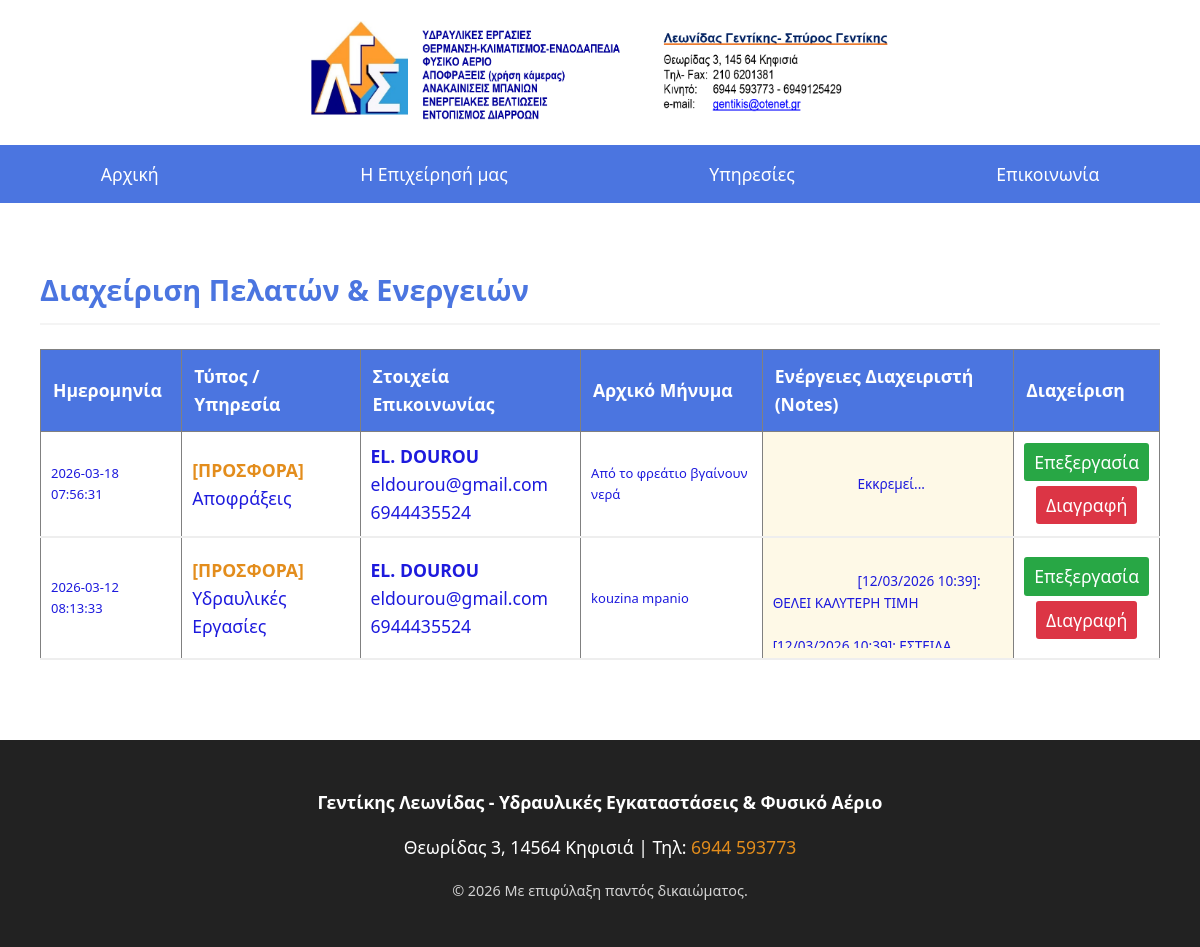
The app's page /admin/dashboard with its own data.
### tables this page shows
CREATE TABLE leads (
            id INTEGER PRIMARY KEY AUTOINCREMENT,
            name TEXT NOT NULL,
            email TEXT NOT NULL,
            phone TEXT,
            service TEXT,
            message TEXT,
            notes TEXT DEFAULT '', -- Για τις ενέργειες του διαχειριστή
            timestamp DATETIME DEFAULT CURRENT_TIMESTAMP
        );

### app.py (the view)
@app.route('/admin/dashboard')
def admin_dashboard():
    conn = sqlite3.connect('database.db')
    cursor = conn.cursor()
    cursor.execute('SELECT * FROM leads ORDER BY timestamp DESC')
    rows = cursor.fetchall()
    conn.close()
    return render_template('admin.html', leads=rows)

### templates/admin.html
{% extends "base.html" %}
{% block content %}
<div style="padding: 20px; overflow-x: auto;">
    <h2 style="color: #4b75e0;">Διαχείριση Πελατών & Ενεργειών</h2>
    <table border="1" style="width:100%; border-collapse: collapse; min-width: 1000px; background-color: white;">
        <thead style="background-color: #4b75e0; color: white; text-align: left;">
            <tr>
                <th style="padding: 12px;">Ημερομηνία</th>
                <th style="padding: 12px;">Τύπος / Υπηρεσία</th>
                <th style="padding: 12px;">Στοιχεία Επικοινωνίας</th>
                <th style="padding: 12px;">Αρχικό Μήνυμα</th>
                <th style="padding: 12px;">Ενέργειες Διαχειριστή (Notes)</th>
                <th style="padding: 12px;">Διαχείριση</th>
            </tr>
        </thead>
        <tbody>
            {% for lead in leads %}
            <tr style="border-bottom: 2px solid #eee;">
                <td style="padding: 10px; font-size: small;">{{ lead[7] }}</td>
                <td style="padding: 10px;">
                    {% if lead[4] != 'Γενική Επικοινωνία' %}
                        <b style="color: #e38d1c;">[ΠΡΟΣΦΟΡΑ]</b><br>{{ lead[4] }}
                    {% else %}
                        <b style="color: #777;">[ΕΠΑΦΗ]</b>
                    {% endif %}
                </td>
                <td style="padding: 10px;">
                    <b>{{ lead[1] }}</b><br>
                    <span style="color: #1d1add;">{{ lead[2] }}</span><br> {{ lead[3] }} </td>
                <td style="padding: 10px; font-size: small; max-width: 200px;">{{ lead[5] }}</td>
                <td style="padding: 10px; background-color: #fef9e7; font-size: 0.85rem; max-width: 250px;">
                    <div style="max-height: 100px; overflow-y: auto; white-space: pre-wrap;">
                        {{ lead[6] if lead[6] else 'Εκκρεμεί...' }}
                    </div>
                </td>
                <td style="padding: 10px; text-align: center;">
                    <a href="{{ url_for('edit_lead', id=lead[0]) }}"
                       style="display: inline-block; padding: 5px 10px; background: #28a745; color: white; text-decoration: none; border-radius: 3px; margin-bottom: 5px;">
                       Επεξεργασία
                    </a>
                    <br>
                    <a href="{{ url_for('delete_lead', id=lead[0]) }}"
                       style="display: inline-block; padding: 5px 10px; background: #dc3545; color: white; text-decoration: none; border-radius: 3px;"
                       onclick="return confirm('Προσοχή! Θέλετε να διαγράψετε οριστικά αυτόν τον πελάτη;')">
                       Διαγραφή
                    </a>
                </td>
            </tr>
            {% endfor %}
        </tbody>
    </table>
</div>
{% endblock %}

### templates/base.html (shortened to what this page needs)
<!DOCTYPE html>
<html lang="el"> <head>
    <link rel="stylesheet" href="{{ url_for('static', filename='style1.css') }}">
</head>
<body>
  <header class="main-header">
    <div class="image-wrapper">
      <a href="{{ url_for('index') }}">
        <img src="{{ url_for('static', filename='images/logotipo.png') }}"
             alt="Γεντίκης Λεωνίδας - Υδραυλικές Εγκαταστάσεις Κηφισιά"
             class="main-logo"> </a>
    </div>
    <nav class="tab-menu">
      <a href="{{ url_for('index') }}" class="{{ 'active' if request.endpoint == 'index' }}">Αρχική</a>
      <a href="{{ url_for('company') }}" class="{{ 'active' if request.endpoint == 'company' }}">Η Επιχείρησή μας</a>
      <a href="{{ url_for('services') }}" class="{{ 'active' if request.endpoint == 'services' }}">Υπηρεσίες</a>
      <a href="{{ url_for('contact') }}" class="{{ 'active' if request.endpoint == 'contact' }}">Επικοινωνία</a>
    </nav>
  </header>
  <main class="container">
    {% block content %}{% endblock %}
  </main>
  <footer style="text-align: center; padding: 30px 20px; background: #222; color: white; margin-top: 40px;">
    <p><strong>Γεντίκης Λεωνίδας - Υδραυλικές Εγκαταστάσεις & Φυσικό Αέριο</strong></p>
    <p>Θεωρίδας 3, 14564 Κηφισιά | Τηλ: <a href="tel:+306944593773" style="color: #e38d1c; text-decoration: none;">6944 593773</a></p>
    <p style="font-size: 0.9rem; opacity: 0.8;">&copy; 2026 Με επιφύλαξη παντός δικαιώματος.</p>
  </footer>
</body>
</html>

### static/style1.css (style rules this page uses)
:root { --primary-color: #4b75e0; --secondary-color: #e38d1c; --text-dark: #1d1add; --bg-light: #f4f4f4; }
body { font-family: 'Segoe UI', Tahoma, Geneva, Verdana, sans-serif; font-size: 1.1rem; color: var(--text-dark); margin: 0; padding: 0; line-height: 1.6; }
img { max-width: 100%; height: auto; display: block; }
.image-wrapper { width: 100%; padding: 10px 0; text-align: center; overflow: hidden; }
.main-logo { display: inline-block; max-width: 600px; width: 90%; height: auto !important; max-height: 250px; object-fit: contain; }
.tab-menu { display: flex; flex-wrap: wrap; width: 100%; background-color: var(--primary-color); margin: 0; }
.tab-menu a { padding: 15px 25px; text-decoration: none; color: white; text-align: center; flex-grow: 1; transition: all 0.3s ease; font-weight: 500; }
main, .container { max-width: 1200px; margin: 0 auto; padding: 20px; }
h2 { font-size: 1.8rem; color: var(--primary-color); border-bottom: 2px solid var(--bg-light); padding-bottom: 10px; }
footer { background: #222; color: white; padding: 40px 20px; text-align: center; margin-top: 50px; }

### records on screen
leads: timestamp "2026-03-18 07:56:31", service "Αποφράξεις", name "EL. DOUROU", email "eldourou@gmail.com", phone "6944435524", message "Από το φρεάτιο βγαίνουν νερά", notes "Εκκρεμεί..."
leads: timestamp "2026-03-12 08:13:33", service "Υδραυλικές Εργασίες", name "EL. DOUROU", email "eldourou@gmail.com", phone "6944435524", message "kouzina mpanio", notes "[12/03/2026 10:39]: ΘΕΛΕΙ ΚΑΛΥΤΕΡΗ ΤΙΜΗ…"
